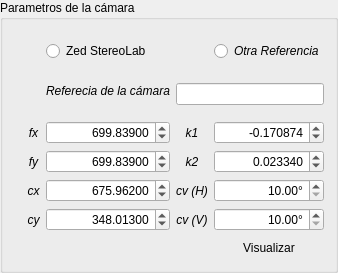
           <widget class="QGroupBox" name="groupBox_3">
            <property name="sizePolicy">
             <sizepolicy hsizetype="Expanding" vsizetype="Expanding">
              <horstretch>0</horstretch>
              <verstretch>0</verstretch>
             </sizepolicy>
            </property>
            <property name="minimumSize">
             <size>
              <width>0</width>
              <height>220</height>
             </size>
            </property>
            <property name="maximumSize">
             <size>
              <width>16777215</width>
              <height>16777215</height>
             </size>
            </property>
            <property name="title">
             <string>Parametros de la cámara</string>
            </property>
            <property name="flat">
             <bool>false</bool>
            </property>
            <layout class="QGridLayout" name="gridLayout_7">
             <item row="10" column="2">
              <widget class="QDoubleSpinBox" name="conffySpinBox">
               <property name="alignment">
                <set>Qt::AlignRight|Qt::AlignTrailing|Qt::AlignVCenter</set>
               </property>
               <property name="decimals">
                <number>5</number>
               </property>
               <property name="minimum">
                <double>600.000000000000000</double>
               </property>
               <property name="maximum">
                <double>800.000000000000000</double>
               </property>
               <property name="value">
                <double>699.839000000000055</double>
               </property>
              </widget>
             </item>
             <item row="10" column="3">
              <widget class="QLabel" name="confk2Label">
               <property name="maximumSize">
                <size>
                 <width>70</width>
                 <height>16777215</height>
                </size>
               </property>
               <property name="font">
                <font>
                 <italic>true</italic>
                </font>
               </property>
               <property name="text">
                <string>k2</string>
               </property>
               <property name="alignment">
                <set>Qt::AlignCenter</set>
               </property>
              </widget>
             </item>
             <item row="13" column="1">
              <widget class="QLabel" name="confcyLabel">
               <property name="maximumSize">
                <size>
                 <width>70</width>
                 <height>16777215</height>
                </size>
               </property>
               <property name="font">
                <font>
                 <italic>true</italic>
                </font>
               </property>
               <property name="text">
                <string>cy</string>
               </property>
               <property name="alignment">
                <set>Qt::AlignCenter</set>
               </property>
              </widget>
             </item>
             <item row="12" column="1">
              <widget class="QLabel" name="confcxLabel">
               <property name="maximumSize">
                <size>
                 <width>70</width>
                 <height>16777215</height>
                </size>
               </property>
               <property name="font">
                <font>
                 <italic>true</italic>
                </font>
               </property>
               <property name="text">
                <string>cx</string>
               </property>
               <property name="alignment">
                <set>Qt::AlignCenter</set>
               </property>
              </widget>
             </item>
             <item row="13" column="3">
              <widget class="QLabel" name="confcvVLabel">
               <property name="font">
                <font>
                 <italic>true</italic>
                </font>
               </property>
               <property name="text">
                <string>cv (V)</string>
               </property>
               <property name="alignment">
                <set>Qt::AlignCenter</set>
               </property>
              </widget>
             </item>
             <item row="12" column="2">
              <widget class="QDoubleSpinBox" name="confcxSpinBox">
               <property name="alignment">
                <set>Qt::AlignRight|Qt::AlignTrailing|Qt::AlignVCenter</set>
               </property>
               <property name="decimals">
                <number>5</number>
               </property>
               <property name="minimum">
                <double>300.000000000000000</double>
               </property>
               <property name="maximum">
                <double>800.000000000000000</double>
               </property>
               <property name="value">
                <double>675.961999999999989</double>
               </property>
              </widget>
             </item>
             <item row="17" column="4">
              <widget class="QPushButton" name="confcamaraVisualizar">
               <property name="text">
                <string>Visualizar</string>
               </property>
               <property name="icon">
                <iconset resource="imagenes.qrc">
                 <normaloff>:/procesamiento/Imagenes/PackIconos/procesamiento/ic_insert_photo.png</normaloff>:/procesamiento/Imagenes/PackIconos/procesamiento/ic_insert_photo.png</iconset>
               </property>
               <property name="iconSize">
                <size>
                 <width>24</width>
                 <height>24</height>
                </size>
               </property>
               <property name="flat">
                <bool>true</bool>
               </property>
              </widget>
             </item>
             <item row="13" column="4">
              <widget class="QDoubleSpinBox" name="confcvVSpinBox">
               <property name="alignment">
                <set>Qt::AlignRight|Qt::AlignTrailing|Qt::AlignVCenter</set>
               </property>
               <property name="suffix">
                <string>°</string>
               </property>
               <property name="minimum">
                <double>10.000000000000000</double>
               </property>
               <property name="maximum">
                <double>360.000000000000000</double>
               </property>
              </widget>
             </item>
             <item row="8" column="1">
              <widget class="QLabel" name="conffxLabel">
               <property name="maximumSize">
                <size>
                 <width>70</width>
                 <height>16777215</height>
                </size>
               </property>
               <property name="font">
                <font>
                 <weight>50</weight>
                 <italic>true</italic>
                 <bold>false</bold>
                </font>
               </property>
               <property name="text">
                <string>fx</string>
               </property>
               <property name="scaledContents">
                <bool>false</bool>
               </property>
               <property name="alignment">
                <set>Qt::AlignCenter</set>
               </property>
              </widget>
             </item>
             <item row="12" column="4">
              <widget class="QDoubleSpinBox" name="confcvHSpinBox">
               <property name="alignment">
                <set>Qt::AlignRight|Qt::AlignTrailing|Qt::AlignVCenter</set>
               </property>
               <property name="readOnly">
                <bool>false</bool>
               </property>
               <property name="suffix">
                <string>°</string>
               </property>
               <property name="minimum">
                <double>10.000000000000000</double>
               </property>
               <property name="maximum">
                <double>360.000000000000000</double>
               </property>
              </widget>
             </item>
             <item row="8" column="2">
              <widget class="QDoubleSpinBox" name="conffxSpinBox">
               <property name="enabled">
                <bool>true</bool>
               </property>
               <property name="maximumSize">
                <size>
                 <width>16777215</width>
                 <height>16777215</height>
                </size>
               </property>
               <property name="alignment">
                <set>Qt::AlignRight|Qt::AlignTrailing|Qt::AlignVCenter</set>
               </property>
               <property name="decimals">
                <number>5</number>
               </property>
               <property name="minimum">
                <double>600.000000000000000</double>
               </property>
               <property name="maximum">
                <double>800.000000000000000</double>
               </property>
               <property name="value">
                <double>699.839000000000055</double>
               </property>
              </widget>
             </item>
             <item row="13" column="2">
              <widget class="QDoubleSpinBox" name="confcySpinBox">
               <property name="alignment">
                <set>Qt::AlignRight|Qt::AlignTrailing|Qt::AlignVCenter</set>
               </property>
               <property name="decimals">
                <number>5</number>
               </property>
               <property name="minimum">
                <double>200.000000000000000</double>
               </property>
               <property name="maximum">
                <double>500.000000000000000</double>
               </property>
               <property name="value">
                <double>348.012999999999977</double>
               </property>
              </widget>
             </item>
             <item row="10" column="4">
              <widget class="QDoubleSpinBox" name="confk2SpinBox">
               <property name="alignment">
                <set>Qt::AlignRight|Qt::AlignTrailing|Qt::AlignVCenter</set>
               </property>
               <property name="decimals">
                <number>6</number>
               </property>
               <property name="minimum">
                <double>-20.000000000000000</double>
               </property>
               <property name="maximum">
                <double>20.000000000000000</double>
               </property>
               <property name="value">
                <double>0.023340000000000</double>
               </property>
              </widget>
             </item>
             <item row="8" column="3">
              <widget class="QLabel" name="confk1Label">
               <property name="maximumSize">
                <size>
                 <width>70</width>
                 <height>16777215</height>
                </size>
               </property>
               <property name="font">
                <font>
                 <italic>true</italic>
                </font>
               </property>
               <property name="text">
                <string>k1</string>
               </property>
               <property name="alignment">
                <set>Qt::AlignCenter</set>
               </property>
              </widget>
             </item>
             <item row="12" column="3">
              <widget class="QLabel" name="confcvHLabel">
               <property name="font">
                <font>
                 <italic>true</italic>
                </font>
               </property>
               <property name="text">
                <string>cv (H)</string>
               </property>
               <property name="alignment">
                <set>Qt::AlignCenter</set>
               </property>
              </widget>
             </item>
             <item row="7" column="3">
              <spacer name="verticalSpacer_4">
               <property name="orientation">
                <enum>Qt::Vertical</enum>
               </property>
               <property name="sizeType">
                <enum>QSizePolicy::Minimum</enum>
               </property>
               <property name="sizeHint" stdset="0">
                <size>
                 <width>0</width>
                 <height>10</height>
                </size>
               </property>
              </spacer>
             </item>
             <item row="8" column="4">
              <widget class="QDoubleSpinBox" name="confk1SpinBox">
               <property name="alignment">
                <set>Qt::AlignRight|Qt::AlignTrailing|Qt::AlignVCenter</set>
               </property>
               <property name="decimals">
                <number>6</number>
               </property>
               <property name="minimum">
                <double>-20.000000000000000</double>
               </property>
               <property name="maximum">
                <double>20.000000000000000</double>
               </property>
               <property name="value">
                <double>-0.170874000000000</double>
               </property>
              </widget>
             </item>
             <item row="10" column="1">
              <widget class="QLabel" name="conffyLabel">
               <property name="maximumSize">
                <size>
                 <width>70</width>
                 <height>16777215</height>
                </size>
               </property>
               <property name="font">
                <font>
                 <italic>true</italic>
                </font>
               </property>
               <property name="text">
                <string>fy</string>
               </property>
               <property name="alignment">
                <set>Qt::AlignCenter</set>
               </property>
              </widget>
             </item>
             <item row="0" column="4">
              <widget class="QRadioButton" name="confmodoCamararadioButton">
               <property name="font">
                <font>
                 <italic>true</italic>
                </font>
               </property>
               <property name="text">
                <string>Otra Referencia</string>
               </property>
               <attribute name="buttonGroup">
                <string notr="true">buttonGroup_2</string>
               </attribute>
              </widget>
             </item>
             <item row="5" column="2" rowspan="2">
              <widget class="QLabel" name="confrefCamaraLabel">
               <property name="font">
                <font>
                 <italic>true</italic>
                </font>
               </property>
               <property name="text">
                <string>Referecia de la cámara</string>
               </property>
               <property name="alignment">
                <set>Qt::AlignCenter</set>
               </property>
              </widget>
             </item>
             <item row="0" column="2">
              <widget class="QRadioButton" name="confZedButton">
               <property name="text">
                <string>Zed StereoLab</string>
               </property>
               <attribute name="buttonGroup">
                <string notr="true">buttonGroup_2</string>
               </attribute>
              </widget>
             </item>
             <item row="6" column="3" colspan="2">
              <widget class="QLineEdit" name="confrefCamara"/>
             </item>
             <item row="0" column="0">
              <widget class="QLabel" name="camaraIcon">
               <property name="minimumSize">
                <size>
                 <width>0</width>
                 <height>40</height>
                </size>
               </property>
               <property name="maximumSize">
                <size>
                 <width>40</width>
                 <height>40</height>
                </size>
               </property>
               <property name="text">
                <string/>
               </property>
               <property name="pixmap">
                <pixmap resource="imagenes.qrc">:/procesamiento/Imagenes/PackIconos/procesamiento/ic_add_a_photo.png</pixmap>
               </property>
               <property name="scaledContents">
                <bool>true</bool>
               </property>
              </widget>
             </item>
            </layout>
           </widget>
